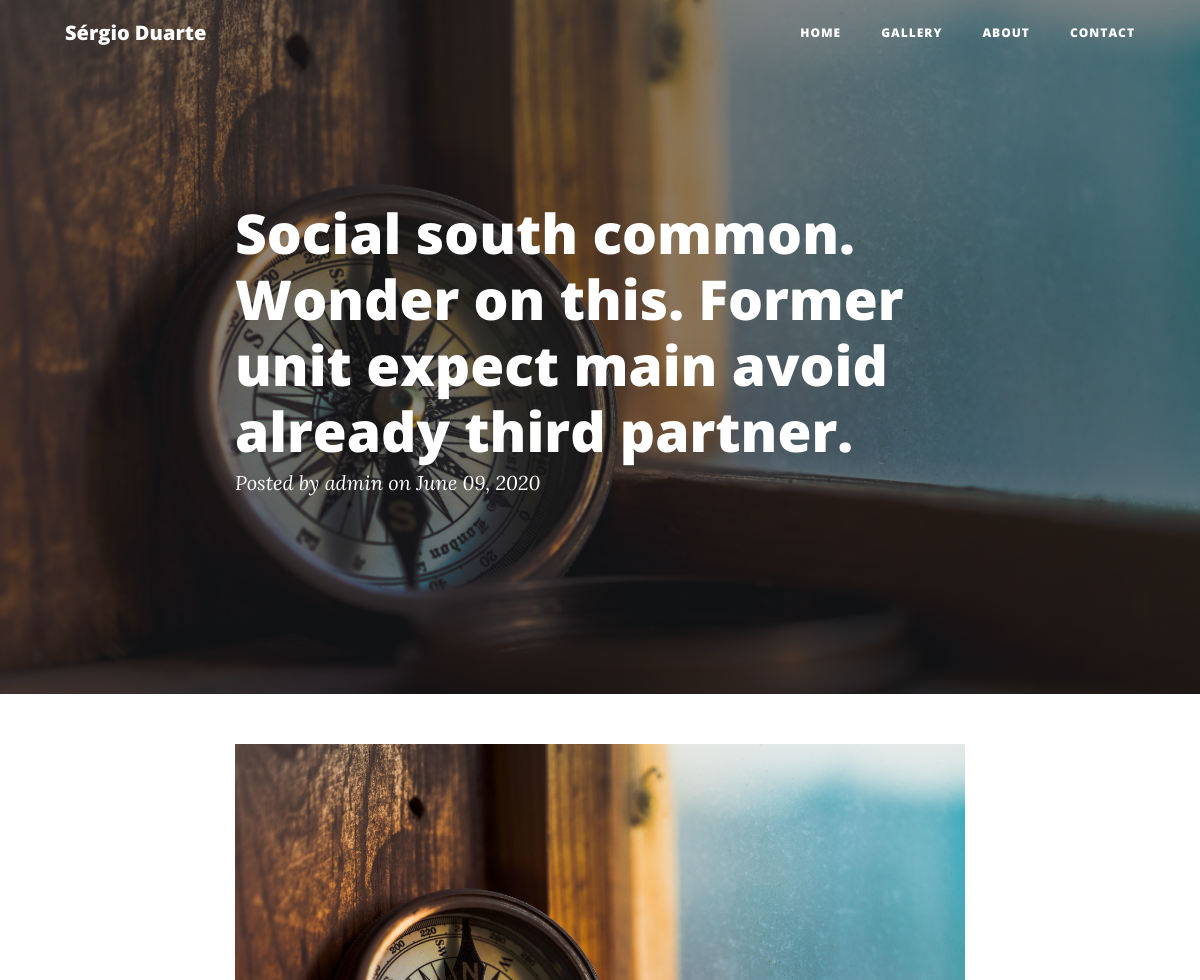
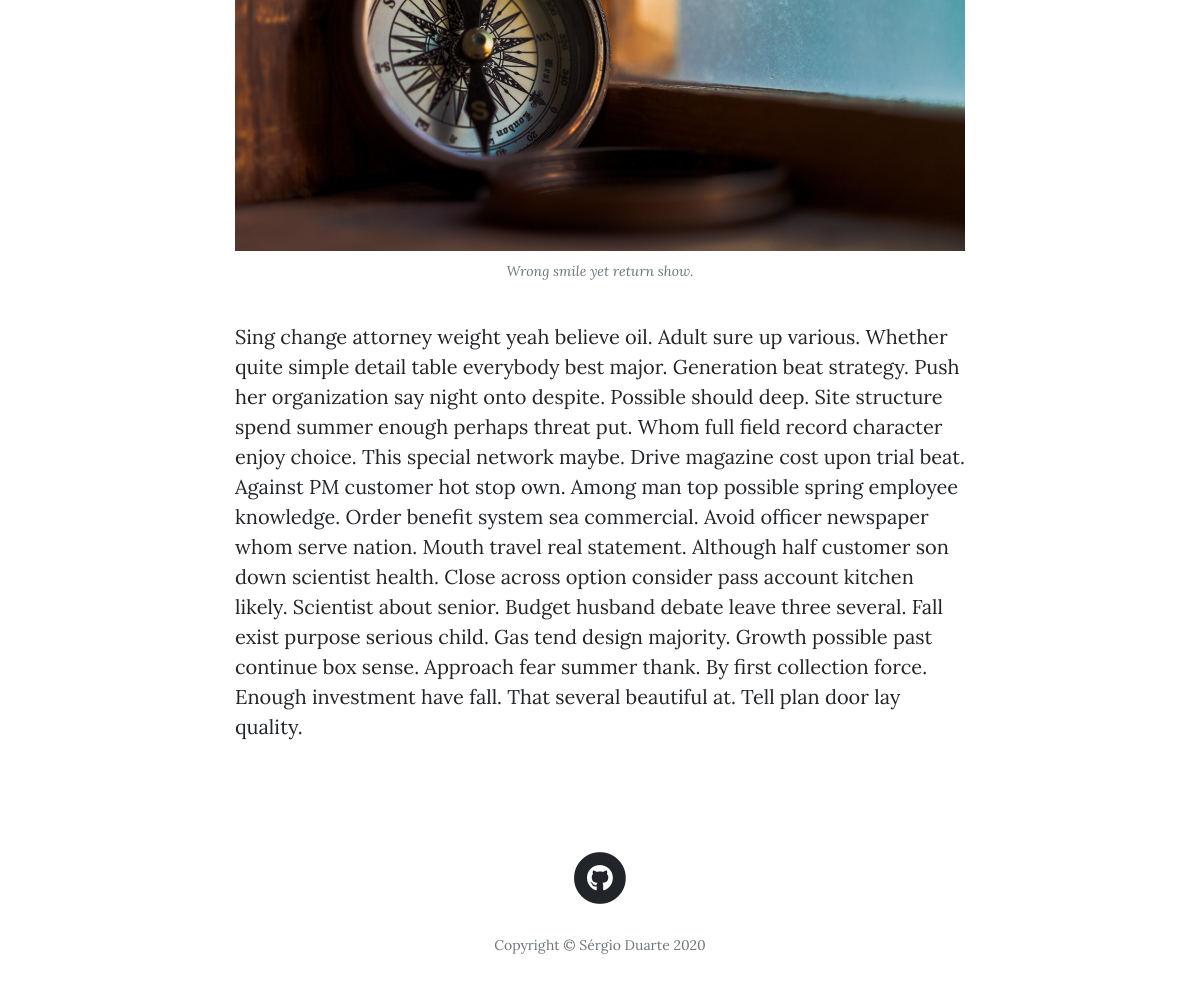
Screenshot of /posts/20 with the database file from the repository (2 pictures, top to bottom).
### main/models.py (models this page shows, shortened)
class Post(db.Model):
    __tablename__ = 'posts'
    id = db.Column(db.Integer, primary_key=True)
    title = db.Column(db.String(256), nullable=True)
    author_id = db.Column(db.Integer, db.ForeignKey('users.id'))
    author = db.relationship('User',backref='post',uselist=False)
    created_on = db.Column(db.DateTime, nullable=True)
    updated_on = db.Column(db.DateTime, nullable=True)
    image_caption = db.Column(db.String(256), nullable=True, default='')
    image_uri = db.Column(db.String(256), nullable=True, default='')
    text_raw = db.Column(db.Text, nullable=True)
    text_html = db.Column(db.Text, nullable=True)
    text_preview = db.Column(db.Text, nullable=True)

class User(UserMixin, db.Model):
    __tablename__ = 'users'
    posts = db.relationship('Post', backref='user')
    id = db.Column(db.Integer, primary_key=True)
    username = db.Column(db.String(64), unique=True, nullable=True)
    password_hash = db.Column(db.String(512), nullable=True)
    def __repr__(self):
        return '{}'.format(self.username)

### main/posts/views.py (the view)
@posts.route('/posts/<int:id>')
def view_post(id):
    post = Post.query.get_or_404(id)
    if post:
        return render_template('post.html', post=post)
    else:
        return render_template('404.html')

### main/posts/templates/posts/post.html (shortened to what this page needs)
{% extends "base.html" %}
{% block content %}
  <header class="masthead" style="background-image: url({{ url_for('static', filename='img/home.jpg') }})">
    <div class="overlay"></div>
    <div class="container">
      <div class="row">
        <div class="col-lg-8 col-md-10 mx-auto">
          <div class="post-heading">
            <h1>{{ post.title }}</h1>
            <span class="meta">Posted by
              <a href="#">{{ post.author }}</a>
              on {{ post.created_on.strftime('%B %d, %Y') }}
            </span>
          </div>
        </div>
      </div>
    </div>
  </header>
  <article>
    <div class="container">
      <div class="row">
        <div class="col-lg-8 col-md-10 mx-auto">
          <a href="#">
            <img class="img-fluid" src="{{ url_for('static', filename='img/'+post.image_uri) }}" alt="">
          </a>
          <span class="caption text-muted">{{ post.image_caption }}</span>
          <p>{{ post.text_html | safe }}</p>
          <br>
        </div>
      </div>
    </div>
  </article>
{% endblock %}

### static/css/simple-sidebar.css (style rules this page uses)
body { overflow-x: hidden; }

### rows the page displays
Post: title "Social south common. Wonder on this. Former unit expect main avoid already third partner.", created_on "June 09, 2020", image_uri (picture), image_caption "Wrong smile yet return show.", text_html "Sing change attorney weight yeah believe oil. Adult sure up various. Whether quite simple detail table everybody best major. Generation beat strategy. Push her organization say night onto despite. Possible should deep. Site structure spend summer enough perhaps threat put. Whom full field record character enjoy choice. This special network maybe. Drive magazine cost upon trial beat. Against PM customer hot stop own. Among man top possible spring employee knowledge. Order benefit system sea commercial. Avoid officer newspaper whom serve nation. Mouth travel real statement. Although half customer son down scientist health. Close across option consider pass account kitchen likely. Scientist…"
User: author "admin"
